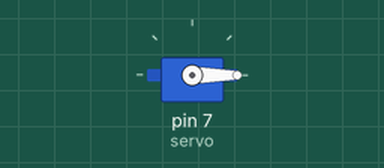
A sketch run on a simulated Arduino Uno, built with avr-gcc and run on an emulated ATmega328P. Shown: servo.

Above: at 0.05 s.
At 0.65 s:
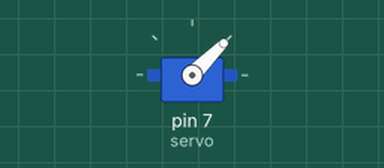
At 1.25 s:
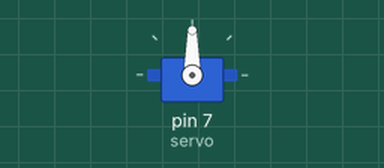
At 2.5 s:
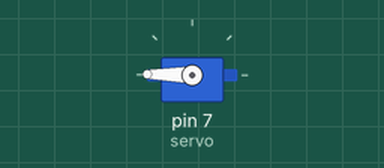
Timing chart, 0 to 5.8 s (numbered marks = the images above):
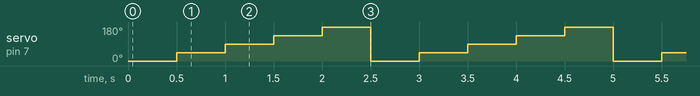

Measured:
- by itself, servo on pin 7 (servo): repeats every 2.5 s: 90° 0.50 s, 135° 0.50 s, 179° 0.50 s, 0° 0.50 s, 45° 0.50 s

The sketch:

Servo.ino
```cpp
#include<Servo.h> //Servo 라이브러리를 추가
Servo servo;      //Servo 클래스로 servo객체 생성
int value = 0;    // 각도를 조절할 변수 value

void setup() {
  servo.attach(7);     //servo 서보모터 7번 핀에 연결
                       // 이때 ~ 표시가 있는 PWM을 지원하는 디지털 핀에 연결
}

void loop() {
    value = 0;
    servo.write(value); //value값의 각도로 회전. ex) value가 90이라면 90도 회전
    delay(500);

    value = 45;
    servo.write(value);
    delay(500);

    value = 90;
    servo.write(value);
    delay(500);

    value = 135;
    servo.write(value);
    delay(500);

    value = 179;
    servo.write(value);
    delay(500);
}
```
